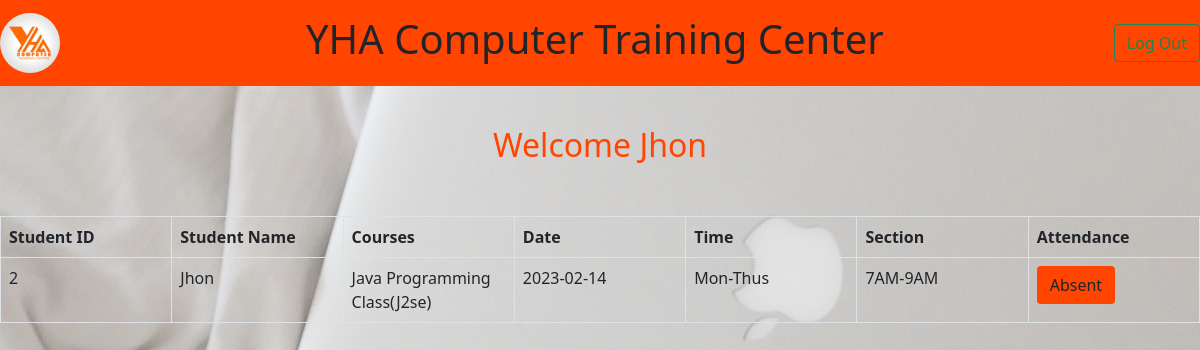
Page /newattendance.php (signed in) on the committed database.
### tables this page shows
CREATE TABLE `student` (
  `student_id` int(11) NOT NULL,
  `student_name` varchar(50) NOT NULL,
  `phNo` double NOT NULL
);

CREATE TABLE `attendance` (
  `attend_id` int(11) NOT NULL,
  `student_id` int(11) NOT NULL,
  `student_name` varchar(100) NOT NULL,
  `course_id` int(100) NOT NULL,
  `dat` date NOT NULL,
  `section_id` int(100) NOT NULL,
  `time_id` int(100) NOT NULL,
  `attend` varchar(50) NOT NULL
);

CREATE TABLE `course` (
  `courseid` int(11) NOT NULL,
  `coursename` varchar(100) NOT NULL
);

CREATE TABLE `section` (
  `sectionid` int(11) NOT NULL,
  `sectionname` varchar(20) NOT NULL
);

CREATE TABLE `sectiontime` (
  `timeid` int(11) NOT NULL,
  `timename` varchar(20) NOT NULL,
  `sectionid` int(11) NOT NULL
);

### newattendance.php (the view, shortened to what this page needs)
<?php
include("inc/dbcon.php");
$phno = $_SESSION['phno'];
?>
<!doctype html>
<html lang="en">
<head>
    <link href="https://cdn.jsdelivr.net/npm/bootstrap@5.0.2/dist/css/bootstrap.min.css" rel="stylesheet">
    <link rel="stylesheet" href="css/testStudent.css"/>
  </head>
</head>
<body>
<div class="row">
    <div class="col-12 bac1">
    <nav class="navbar navbar-light justify-content-between">
        <a class="col-xs-2 navbar-brand">
            <img src="img/yha.jpg" class="img-fluid" alt="Responsive image">
        </a>
        <h1 class="col-xs-8">YHA Computer Training Center</h1>
        <form class="form-inline">
            <a href="index.php"><button class="btn btn-outline-success my-2 my-sm-0" type="submit">Log Out</button></a>
        </form>
    </nav>
    </div>
</div>
<div class="row">
    <div class="col-12 text-center">
    <?php
        $sql ="SELECT student.student_name FROM  student LEFT JOIN login_sample on student.phNo=login_sample.phno WHERE student.phNo='$phno'";
        $res = mysqli_query($con,$sql);
        while($row=mysqli_fetch_assoc($res)):
    ?>
        <h2>Welcome <?php echo $row['student_name']; ?></h2>
        <?php endwhile ?>
    </div>
</div>
<div class="row">
    <div class="col-12">
        <table class="table table-bordered table-hover my-table">
            <thead>
                <tr class="thead-dark">
                    <th scope="col">Student ID</th>
                    <th scope="col">Student Name</th>
                    <th scope="col">Courses</th>
                    <th scope="col">Date</th>
                    <th scope="col">Time</th>
                    <th scope="col">Section</th>
                    <th scope="col">Attendance</th>
                </tr>
            </thead>
            <tbody>
                <?php
                    $sql ="SELECT a.*,c.coursename,s.sectionname,se.timename FROM  attendance AS a LEFT JOIN course AS c ON a.course_id=c.courseid LEFT JOIN section AS s ON a.section_id=s.sectionid LEFT JOIN sectiontime AS se ON a.time_id=se.timeid LEFT JOIN student ON a.student_id=student.student_id LEFT JOIN login_sample ON login_sample.phno=student.phNo where student.phNo='$phno'";
                    $res = mysqli_query($con,$sql);
                    while($row=mysqli_fetch_assoc($res)):
                ?>
                    <tr>
                        <td><?php echo $row['student_id']; ?></td>
                        <td><?php echo $row['student_name']; ?></td>
                        <td><?php echo $row['coursename']; ?></th>
                        <td><?php echo $row['dat']; ?></td>
                        <td><?php echo $row['sectionname']; ?></td>
                        <td><?php echo $row['timename']; ?></td>
                        <td><button class="btn  my-2 my-sm-0" style="background-color:orangered"  type="submit" name="login"><?php echo $row['attend']; ?></button></td>
                <?php endwhile; ?>
            </tbody>
        </table>
    </div>
</div>
</body>
</html>

### css/testStudent.css (style rules this page uses)
* { margin:0; padding:0; }
body { background: url('../img/c.jpg') no-repeat; }
.bac1 { background-color: orangered; }
.navbar-brand img { width: 60px; height: 60px; border-radius: 50%; }
.my-table { table-layout: fixed; word-wrap: break-word; }
.text-center { height:90px; margin-top:40px; }
.col-12 h2 { color:orangered; }

### rows in the picture
student: student_name "Jhon"
attendance: student "2", student_name "Jhon", course.coursename "Java Programming Class(J2se)", dat "2023-02-14", section.sectionname "Mon-Thus", sectiontime.timename "7AM-9AM", attend "Absent"
